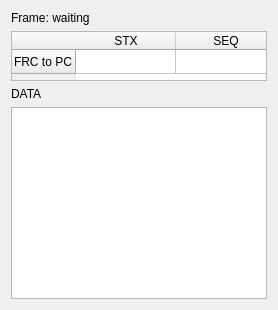
        <widget class="QWidget" name="rxDebugTab">
         <attribute name="title">
          <string>RX Frame</string>
         </attribute>
         <layout class="QVBoxLayout" name="rxDebugLayout">
          <item>
           <widget class="QLabel" name="rxFrameMetaLabel">
            <property name="text">
             <string>Frame: waiting</string>
            </property>
           </widget>
          </item>
          <item>
           <widget class="QTableWidget" name="rxFrameTable">
            <property name="maximumSize">
             <size>
              <width>16777215</width>
              <height>50</height>
             </size>
            </property>
            <property name="focusPolicy">
             <enum>Qt::NoFocus</enum>
            </property>
            <property name="verticalScrollBarPolicy">
             <enum>Qt::ScrollBarAlwaysOff</enum>
            </property>
            <property name="horizontalScrollBarPolicy">
             <enum>Qt::ScrollBarAlwaysOff</enum>
            </property>
            <property name="editTriggers">
             <set>QAbstractItemView::NoEditTriggers</set>
            </property>
            <property name="selectionMode">
             <enum>QAbstractItemView::NoSelection</enum>
            </property>
            <property name="wordWrap">
             <bool>false</bool>
            </property>
            <property name="rowCount">
             <number>1</number>
            </property>
            <property name="columnCount">
             <number>6</number>
            </property>
            <attribute name="horizontalHeaderStretchLastSection">
             <bool>false</bool>
            </attribute>
            <attribute name="verticalHeaderDefaultSectionSize">
             <number>24</number>
            </attribute>
            <row>
             <property name="text">
              <string>FRC to PC</string>
             </property>
            </row>
            <column>
             <property name="text">
              <string>STX</string>
             </property>
            </column>
            <column>
             <property name="text">
              <string>SEQ</string>
             </property>
            </column>
            <column>
             <property name="text">
              <string>ID</string>
             </property>
            </column>
            <column>
             <property name="text">
              <string>CH</string>
             </property>
            </column>
            <column>
             <property name="text">
              <string>CMD</string>
             </property>
            </column>
            <column>
             <property name="text">
              <string>LEN</string>
             </property>
            </column>
           </widget>
          </item>
          <item>
           <widget class="QLabel" name="rxDataLabel">
            <property name="text">
             <string>DATA</string>
            </property>
           </widget>
          </item>
          <item>
           <widget class="QPlainTextEdit" name="rxDataDump">
            <property name="lineWrapMode">
             <enum>QPlainTextEdit::NoWrap</enum>
            </property>
            <property name="readOnly">
             <bool>true</bool>
            </property>
           </widget>
          </item>
         </layout>
        </widget>
